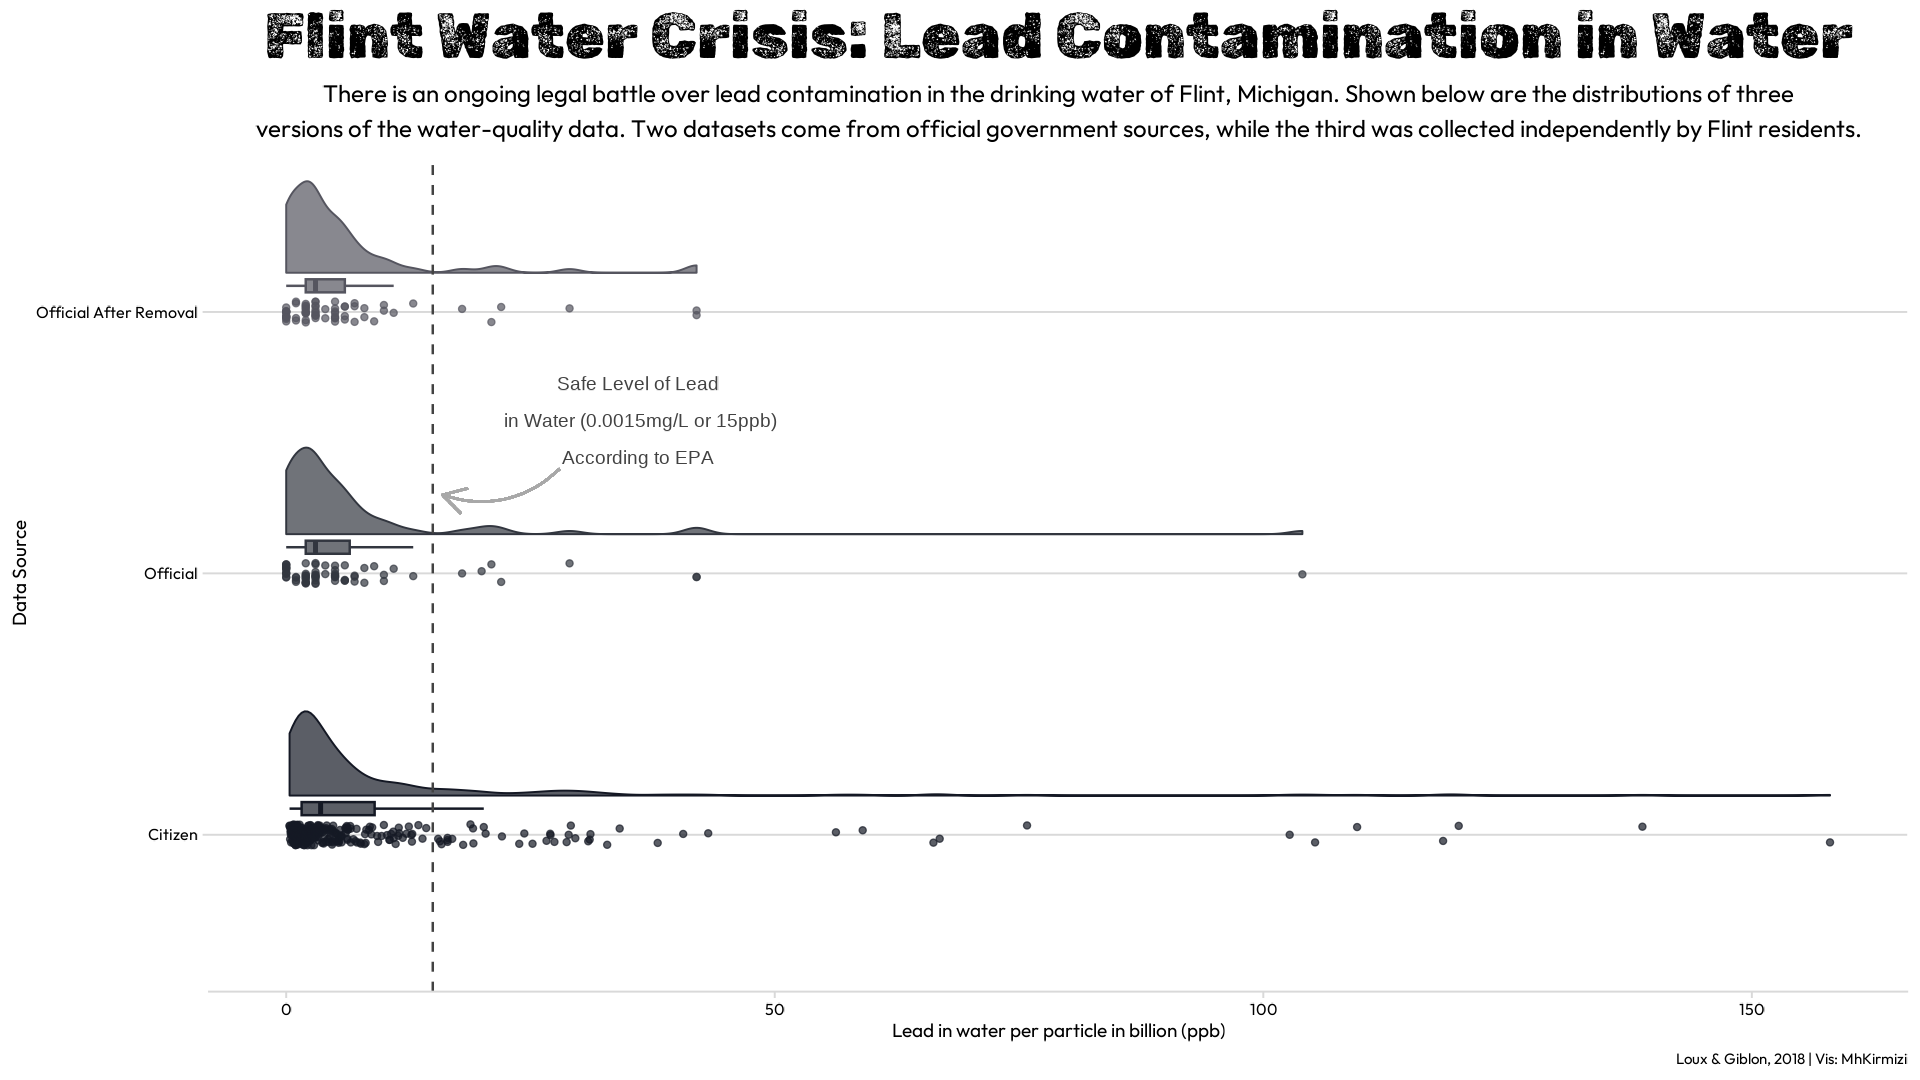

Here is the R script that generated this plot:
library(tidyverse)
library(ggrain)
library(showtext)
## fonts
font_add_google('Outfit', 'Outfit')
font_add("Rubik Dirt", 
         "D:\\VIS\\Rubik_Dirt\\RubikDirt-Regular.ttf")
showtext_auto()
### Text
subtitle <- "There is an ongoing legal battle over lead contamination in the drinking water of Flint, Michigan. Shown below are the distributions of three \nversions of the water-quality data. Two datasets come from official government sources, while the third was collected independently by Flint residents."
### Data & Wrangling
flint_mdeq <- readr::read_csv('https://raw.githubusercontent.com/rfordatascience/tidytuesday/main/data/2025/2025-11-04/flint_mdeq.csv')
flint_vt <- readr::read_csv('https://raw.githubusercontent.com/rfordatascience/tidytuesday/main/data/2025/2025-11-04/flint_vt.csv')
flint_mdeq <- flint_mdeq |> 
  rename(
    'Official' = lead, 
    'Official After Removal' = lead2
  )
flint_vt <- flint_vt |> 
  rename(
    'Citizen' = lead
  )
df <- flint_vt |> 
  left_join(flint_mdeq, by = 'sample' )
df_long <- df |> 
  pivot_longer(cols = -c('sample', 'notes'), names_to = 'lead', values_to = 'values') 

  
ggplot(df_long, aes(x = lead, y = values, color = lead, fill = lead)) +
  geom_rain(alpha = .7) +
  geom_hline(yintercept = 15, linetype = 'dashed', color = 'grey26') +
  coord_flip() +
  scale_fill_manual(values = c('Official After Removal' = "#55555FFF", 
                               'Official' = "#32363FFF", "Citizen" = "#141824FF")) +
  scale_color_manual(values = c('Official After Removal' = "#55555FFF", 
                                'Official' = "#32363FFF", "Citizen" = "#141824FF")) +
  labs(y = 'Lead in water per particle in billion (ppb)', 
       x = 'Data Source', 
       title = "Flint Water Crisis: Lead Contamination in Water", 
       subtitle = subtitle,
       caption = "Loux & Giblon, 2018 | Vis: MhKirmizi") +
  annotate("text", x = 2.75 , y = 36, 
           label = "Safe Level of Lead\n in Water (0.0015mg/L or 15ppb)\nAccording to EPA", vjust = 1, color= "grey26") +
  geom_curve(
    aes(x = 2.4 , y = 28, xend = 2.3, yend = 16),
    arrow = arrow(length = unit(0.2, "in")),
    curvature = 0.3,
    color = "gray66"
  ) +
  cowplot::theme_minimal_hgrid() +
  theme(
    text = element_text(size= 14, family = 'Outfit'),
    legend.position = 'none', 
    plot.title = element_text(size = 48, 
                              family = 'Rubik Dirt', 
                              face = 'bold', 
                              hjust = .5, 
                              color = "#000000FF"), 
    plot.subtitle = element_text(size = 18, 
                                 hjust = .5),
    plot.background = element_rect(fill = "white", color = "white"), 
    panel.background = element_rect(fill = "white", color = "white")
  )
ggsave("flint.png", width = 1920, height = 1080, units = "px", dpi = 132)  
